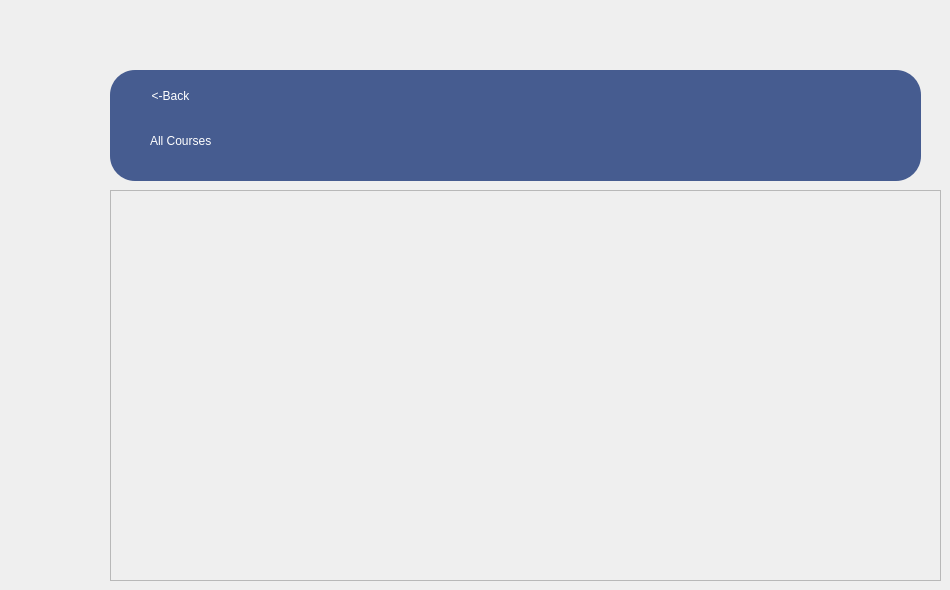
				<widget class="QWidget" name="page_25">
					<widget class="QFrame" name="frame_41">
						<property name="geometry">
							<rect>
								<x>110</x>
								<y>70</y>
								<width>811</width>
								<height>111</height>
							</rect>
						</property>
						<property name="styleSheet">
							<string notr="true">
								background-color: rgb(70, 92, 144);


								border-radius: 25px;
							</string>
						</property>
						<property name="frameShape">
							<enum>QFrame::Shape::StyledPanel</enum>
						</property>
						<property name="frameShadow">
							<enum>QFrame::Shadow::Raised</enum>
						</property>
						<widget class="QLabel" name="label_72">
							<property name="geometry">
								<rect>
									<x>730</x>
									<y>10</y>
									<width>61</width>
									<height>61</height>
								</rect>
							</property>
							<property name="styleSheet">
								<string notr="true">
									font: 700 36pt &quot;Segoe UI&quot;;
									color: rgb(70, 92, 144);
								</string>
							</property>
							<property name="text">
								<string/>
							</property>
							<property name="pixmap">
								<pixmap resource="project01.qrc">:/newPrefix/Screenshot_2025-05-15_005716-removebg-preview.png</pixmap>
							</property>
							<property name="scaledContents">
								<bool>true</bool>
							</property>
						</widget>
						<widget class="QLabel" name="label_73">
							<property name="geometry">
								<rect>
									<x>40</x>
									<y>40</y>
									<width>351</width>
									<height>61</height>
								</rect>
							</property>
							<property name="styleSheet">
								<string notr="true">
									color: rgb(255, 255, 255);
									font: 700 28pt &quot;Segoe UI&quot;;

								</string>
							</property>
							<property name="text">
								<string>All Courses</string>
							</property>
						</widget>
						<widget class="QPushButton" name="AdminPortalbackB_15">
							<property name="geometry">
								<rect>
									<x>10</x>
									<y>10</y>
									<width>101</width>
									<height>31</height>
								</rect>
							</property>
							<property name="styleSheet">
								<string notr="true">
									background-color: rgb(70, 92, 144);
									font: 12pt &quot;Segoe UI&quot;;
									color: rgb(255,255,255);
								</string>
							</property>
							<property name="text">
								<string>&lt;-Back</string>
							</property>
						</widget>
					</widget>
					<widget class="QScrollArea" name="scrollArea_2">
						<property name="geometry">
							<rect>
								<x>110</x>
								<y>190</y>
								<width>831</width>
								<height>391</height>
							</rect>
						</property>
						<property name="widgetResizable">
							<bool>true</bool>
						</property>
						<widget class="QWidget" name="scrollAreaWidgetContents_2">
							<property name="geometry">
								<rect>
									<x>0</x>
									<y>0</y>
									<width>829</width>
									<height>389</height>
								</rect>
							</property>
						</widget>
					</widget>
				</widget>
